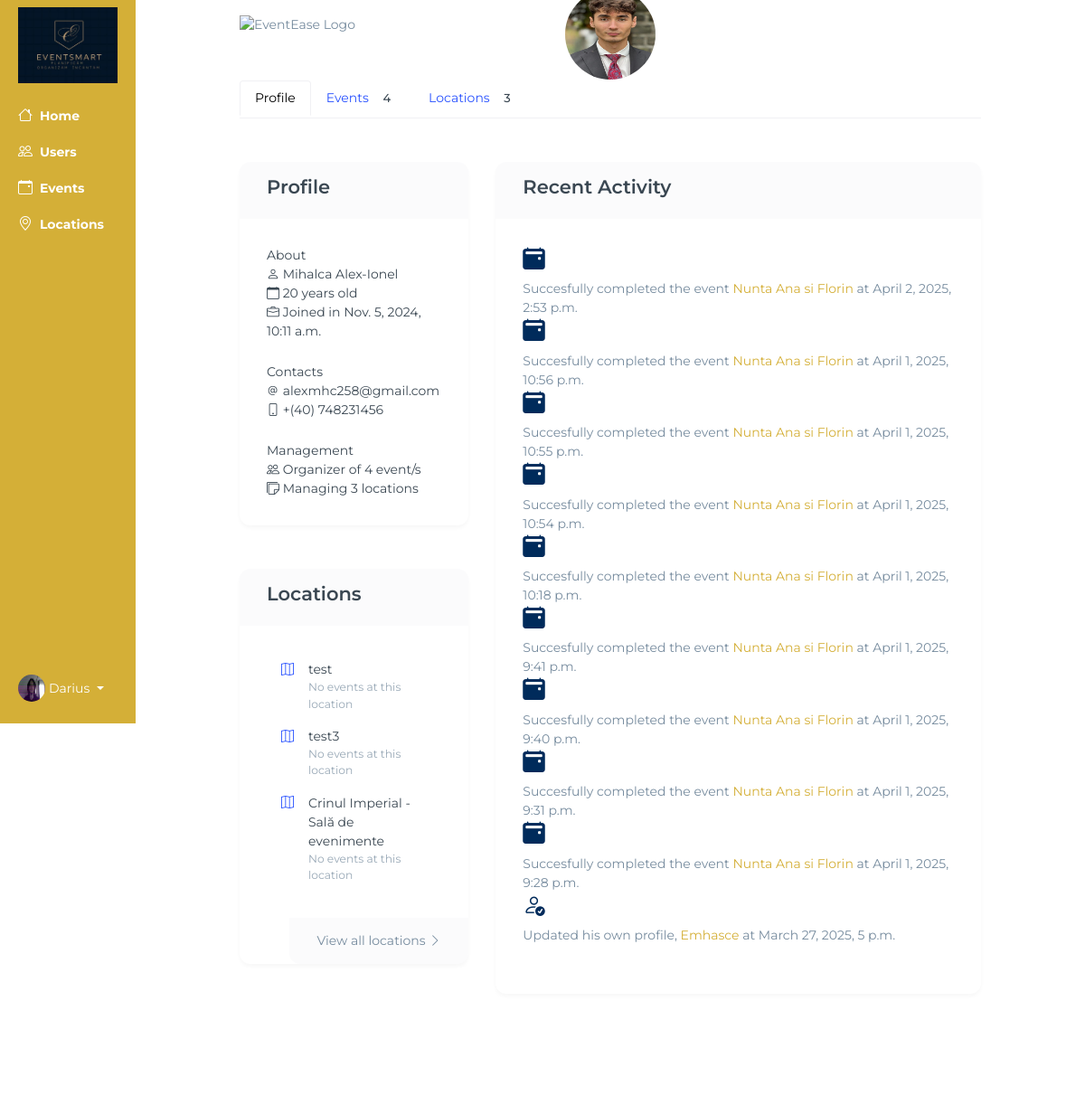
Page /view_user_admin/Emhasce/ (signed in, upper part) on the earlier database version.
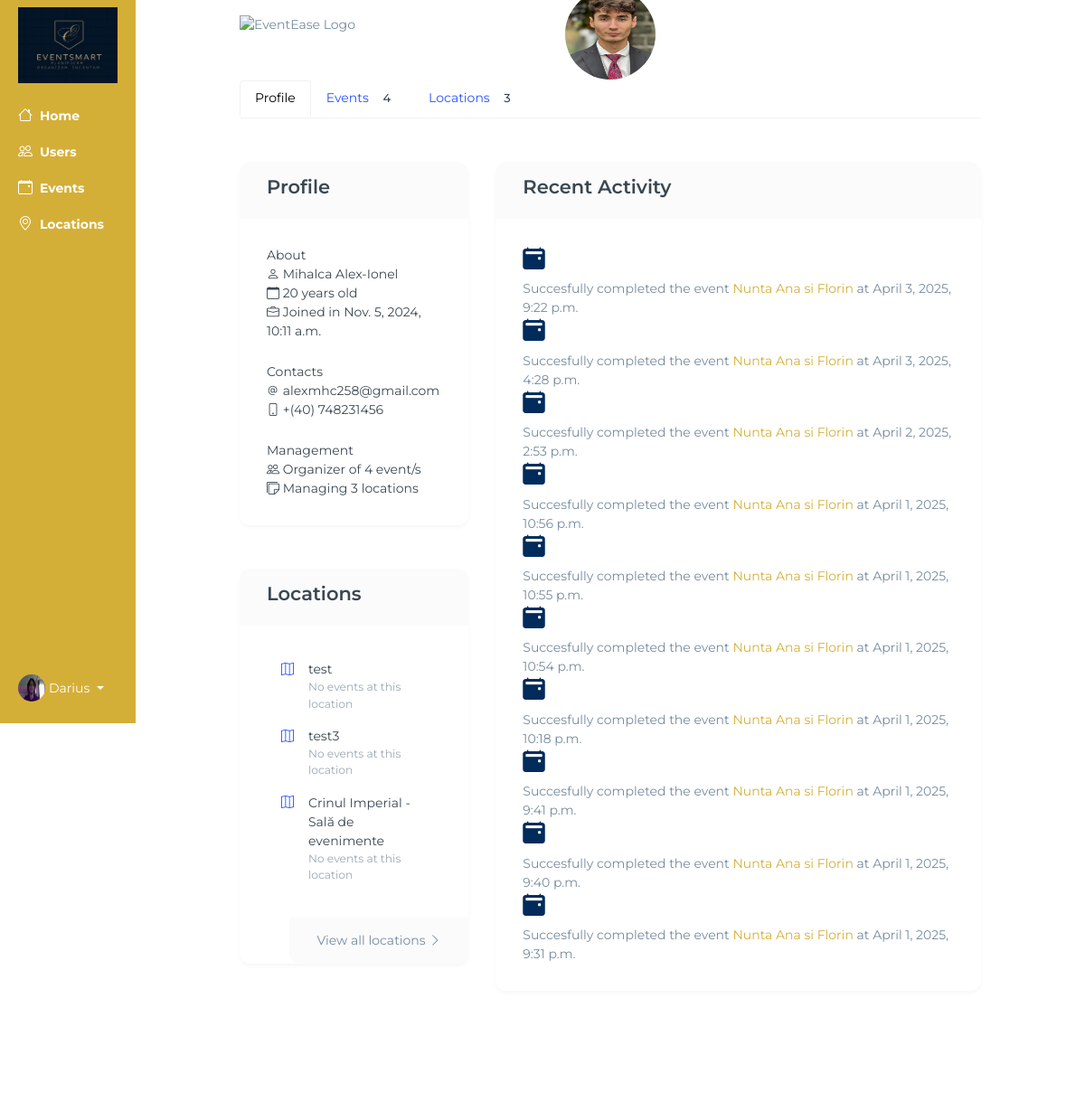
Same page on the later database version.
### base/models.py (models this page shows, shortened)
class Location(models.Model):
    owner = models.ForeignKey(User, on_delete=models.SET_NULL, null=True)
    name = models.CharField(max_length=100)
    description = models.TextField(null=True, blank=True)
    gallery = models.ImageField(upload_to='images/', null=True, blank=True)
    location = models.TextField(max_length=30)
    types = models.ManyToManyField(Type, blank=True)
    seats_numbers = models.IntegerField(null=True, blank=True)
    created_at = models.DateTimeField(auto_now_add=True)
    cost = models.DecimalField(max_digits=12, decimal_places=2,default=3000)
    number = models.CharField(max_length=20, default="+(40) 74 83 64 823")

class Notification(models.Model):
    ACTION_TYPES = [
        ('created_event', 'Created Event'),
        ('updated_event', 'Updated Event'),
        ('deleted_event', 'Deleted Event'),
        ('created_location', 'Created Location'),
        ('updated_location', 'Updated Location'),
        ('deleted_location', 'Deleted Location'),
        ('updated_profile', 'Updated Profile'),
        ('completed_event', 'Completed Event'),
    ]
    user = models.ForeignKey(User, on_delete=models.CASCADE)
    action_type = models.CharField(max_length=50, choices=ACTION_TYPES)
    target_object_id = models.PositiveIntegerField()
    target_object_name = models.CharField(max_length=100, null=True, blank=True)
    target_model = models.CharField(max_length=50)
    timestamp = models.DateTimeField(auto_now_add=True)

### base/views.py (the view)
@login_required(login_url='/login')
def viewUserAdmin(request, pk):
    if not request.user.is_superuser:
            return HttpResponse("Only admin can access this page.")
    user = User.objects.get(username=pk)
    events = Event.objects.filter(organized_by=user)
    locations = Location.objects.filter(owner=user)
    count_events = 0
    count_locations = 0
    for event in events:
        count_events += 1
    for location in locations:
        count_locations += 1
    last_login = user.last_login
    location_counts = defaultdict(int)
    today = datetime.today().date()
    for event in events:
        location_counts[event.location.name] += 1
    detailed_locations = [{'location_name': loc.name, 'ev_count': location_counts[loc.name]} for loc in locations]
    notifications = Notification.objects.filter(user=user).order_by('-timestamp')[:10]
    context = {
        'notifications':notifications,
        'today':today,
        'detailed_locations':detailed_locations,
        'locations':locations,
        'count_events':count_events,
        'count_locations':count_locations,
        'last_login':last_login,
        'user':user,
        'events':events,
    }
    return render(request, 'base/admin-view-user.html', context)

### base/context_processors.py (called while the page is built)
def media_url(request):
    return {
        'MEDIA_URL': settings.MEDIA_URL
    }

### base/templates/base/admin-view-user.html (shortened to what the changed rows need)
{% extends 'main.html' %}
{% block content %}
<div class="container-fluid">
    <div class="row flex-nowrap">
        <div class="col py-3 events">
         <link href="https://maxcdn.bootstrapcdn.com/font-awesome/4.3.0/css/font-awesome.min.css" rel="stylesheet">
         <div class="content container-fluid">
            <div class="row justify-content-lg-center">
               <div class="col-lg-10">
                  <div class="row">
                     <div class="col-lg-4">
                        <div class="column">
                           <div class="col-sm-6 w-100" >
                              <div class="card h-100">
                                 <div class="card-body">
                                    <ul class="nav nav-pills card-nav card-nav-vertical nav-pills">
                                       {% for location in detailed_locations %}
                                       <li>
                                          <a class="nav-link" href="{% url 'admin-view-location' location.location_name %}">
                                             <div class="d-flex">
                                                <div class="flex-shrink-0">
                                                   <i class="bi bi-map"></i>
                                                </div>
                                                <div class="flex-grow-1 ms-3">
                                                   <span class="d-block text-dark">{{ location.location_name }}</span>
                                                   {% if location.ev_count > 0 %}
                                                   <small class="d-block text-muted">{{ location.ev_count }} Event</small>
                                                   {% else %}
                                                   <small class="d-block text-muted">No events at this location</small>
                                                   {% endif %}
                                                </div>
                                             </div>
                                          </a>
                                       </li>
                                    {% endfor %}
                                    </ul>
                                 </div>
                              </div>
                           </div>
                        </div>
                     </div>
                     <div class="col-lg-8">
                        <div class="d-grid gap-3 gap-lg-5">
                           <div class="card">
                              <div class="card-body card-body-height" style="height: auto;">
                                 <ul class="step step-icon-xs mb-0">
                                    {% for notification in notifications %}
                                    <li class="step-item">
                                       <div class="step-content-wrapper">
                                          <div class="step-content">
                                             {% if notification.action_type == "updated_location" %}
                                             <mb-4>
                                                <h3>
                                                   <i class="bi bi-geo-alt-fill"></i>
                                                </h3>Modified the location {{ notification.target_object_name }} <a href="{% url 'admin_view_location' notification.target_object_name %}"></a> at {{ notification.timestamp }}
                                             </mb-4>
                                             {% elif notification.action_type == "created_location" %}
                                             <div class="mb-4">
                                             <h3>
                                                <i class="bi bi-geo-alt-fill"></i>
                                             </h3>Added the location {{ notification.target_object_name }} <a href="{% url 'admin_view_location' notification.target_object_name %}"></a> at {{ notification.timestamp }}
                                             </div>
                                             {% elif notification.action_type == "created_event" %}
                                             <mb-4>
                                                <h3>
                                                   <i class="bi bi-calendar-event"></i>
                                                </h3>Created the event<a href="{% url 'admin-view-event' notification.target_object_name %}"> {{ notification.target_object_name }}</a> at {{ notification.timestamp }}
                                             </mb-4>
                                             {% elif notification.action_type == "updated_event" %}
                                             <mb-4>
                                                <h3>
                                                   <i class="bi bi-calendar-event"></i>
                                                </h3>Updated the event<a href="{% url 'admin-view-event' notification.target_object_name %}"> {{ notification.target_object_name }}</a> at {{ notification.timestamp }}
                                             </mb-4>
                                             {% elif notification.action_type == "updated_profile" %}
                                    <div class="mb-4">
                                       <h3>
                                          <i class="bi bi-person-check"></i>
                                       </h3>   Updated his own profile, <a href="{% url 'view_user_admin' notification.target_object_name %}"> {{ notification.target_object_name }} </a> at {{ notification.timestamp }}
                                    </div>
                                    {% elif notification.action_type == "completed_event" %}
                                    <mb-4>
                                       <h3>
                                          <i class="bi bi-calendar2-event-fill"></i>
                                       </h3>Succesfully completed the event<a href="{% url 'admin-view-event' notification.target_object_name %}"> {{ notification.target_object_name }}</a> at {{ notification.timestamp }}
                                    </mb-4>
                                    {% endif %}
                                          </div>
                                       </div>
                                    </li>
                                    {% empty %}
                                    <h4><i class="bi bi-bell"></i>  No recent Activity</h2>
                                    {% endfor %}
                                 </ul>
                              </div>
                           </div>
                        </div>
                     </div>
                  </div>
               </div>
            </div>
         </div>
    </div>
</div>
{% endblock content %}

Differences in the rows shown:
no longer on this page (row unchanged): Notification: target_object_name "Nunta Ana si Florin", timestamp "April 1, 2025, 9:28 p.m."
no longer on this page (row unchanged): Notification: target_object_name "Emhasce", timestamp "March 27, 2025, 5 p.m."
added Notification: target_object_name "Nunta Ana si Florin", timestamp "April 3, 2025, 9:22 p.m."
added Notification: target_object_name "Nunta Ana si Florin", timestamp "April 3, 2025, 4:28 p.m."
